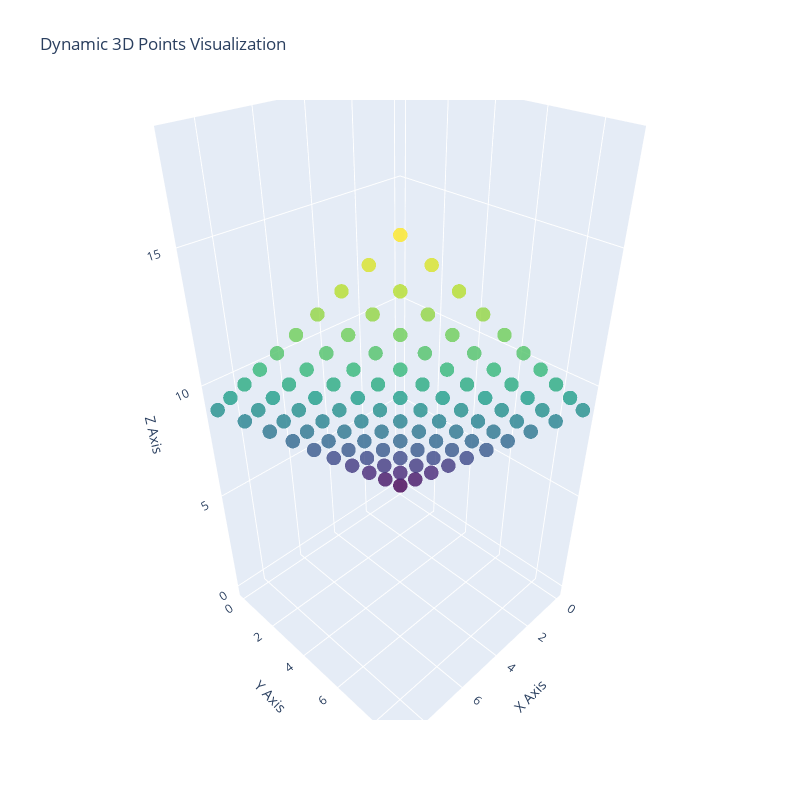

The notebook cell saved with this chart:
### Code cell
import plotly.graph_objects as go

# Parameters and function
w1 = 1
w2 = 1
w3 = 1
w4 = 1

def z1(x, y):
    return x * w1 + y * w3

def z2(x, y):
    return x * w2 + y * w4

# Generate points
noktalar = set()
for i in range(10):
    for j in range(10):
        x = i
        y = j
        z = z1(x, y)
        noktalar.add((x, y, z))

# Unpack points
x_vals, y_vals, z_vals = zip(*noktalar)

# Create a 3D scatter plot
fig = go.Figure(data=[go.Scatter3d(
    x=x_vals,
    y=y_vals,
    z=z_vals,
    mode='markers',
    marker=dict(size=5, color=z_vals, colorscale='Viridis', opacity=0.8)
)])

# Add layout details
fig.update_layout(
    scene=dict(
        xaxis_title='X Axis',
        yaxis_title='Y Axis',
        zaxis_title='Z Axis'
    ),
    title="Dynamic 3D Points Visualization",
    width=800,
    height=800
)

# Show the plot
fig.show()

### Figure 1 — Plotly figure (JSON) as saved in the notebook; plotly's stock layout.template omitted (floating-point values rounded to 4 significant figures)
{"data": [{"marker": {"color": [6, 7, 8, 10, 11, 13, 3, 1, 3, 9, 11, 13, 15, 17, 0, 2, 5, 6, 1, 8, 10, 14, 4, 16, 6, 18, 6, 8, 13, 15, 5, 8, 7, 4, 6, 4, 8, 7, 6, 4, 9, 7, 3, 5, 9, 11, 10, 2, 12, 4, 3, 7, 11, 13, 9, 10, 12, 9, 12, 11, 5, 9, 8, 7, 10, 14, 5, 9, 8, 7, 11, 16, 9, 6, 11, 15, 7, 17, 9, 8, 10, 5, 12, 14, 16, 8, 10, 14, 12, 13, 10, 9, 13, 12, 11, 15, 10, 12, 14, 2], "colorscale": [[0, "#440154"], [0.1111, "#482878"], [0.2222, "#3e4989"], [0.3333, "#31688e"], [0.4444, "#26828e"], [0.5556, "#1f9e89"], [0.6667, "#35b779"], [0.7778, "#6ece58"], [0.8889, "#b5de2b"], [1, "#fde725"]], "opacity": 0.8, "size": 5}, "mode": "markers", "type": "scatter3d", "x": [5, 0, 7, 9, 2, 4, 0, 1, 3, 7, 9, 5, 7, 9, 0, 1, 0, 0, 0, 1, 3, 5, 1, 7, 3, 9, 6, 8, 7, 9, 1, 0, 3, 0, 1, 2, 3, 6, 4, 3, 0, 1, 1, 3, 1, 3, 6, 2, 8, 4, 2, 5, 6, 8, 8, 1, 3, 2, 6, 4, 2, 3, 6, 4, 8, 6, 5, 6, 4, 7, 8, 8, 9, 2, 5, 6, 2, 8, 4, 2, 4, 4, 5, 7, 9, 5, 7, 8, 9, 9, 2, 5, 6, 4, 7, 8, 5, 7, 9, 0], "y": [1, 7, 1, 1, 9, 9, 3, 0, 0, 2, 2, 8, 8, 8, 0, 1, 5, 6, 1, 7, 7, 9, 3, 9, 3, 9, 0, 0, 6, 6, 4, 8, 4, 4, 5, 2, 5, 1, 2, 1, 9, 6, 2, 2, 8, 8, 4, 0, 4, 0, 1, 2, 5, 5, 1, 9, 9, 7, 6, 7, 3, 6, 2, 3, 2, 8, 0, 3, 4, 0, 3, 8, 0, 4, 6, 9, 5, 9, 5, 6, 6, 1, 7, 7, 7, 3, 3, 6, 3, 4, 8, 4, 7, 8, 4, 7, 5, 5, 5, 2], "z": [6, 7, 8, 10, 11, 13, 3, 1, 3, 9, 11, 13, 15, 17, 0, 2, 5, 6, 1, 8, 10, 14, 4, 16, 6, 18, 6, 8, 13, 15, 5, 8, 7, 4, 6, 4, 8, 7, 6, 4, 9, 7, 3, 5, 9, 11, 10, 2, 12, 4, 3, 7, 11, 13, 9, 10, 12, 9, 12, 11, 5, 9, 8, 7, 10, 14, 5, 9, 8, 7, 11, 16, 9, 6, 11, 15, 7, 17, 9, 8, 10, 5, 12, 14, 16, 8, 10, 14, 12, 13, 10, 9, 13, 12, 11, 15, 10, 12, 14, 2]}], "layout": {"height": 800, "scene": {"xaxis": {"title": {"text": "X Axis"}}, "yaxis": {"title": {"text": "Y Axis"}}, "zaxis": {"title": {"text": "Z Axis"}}}, "title": {"text": "Dynamic 3D Points Visualization"}, "width": 800}}
